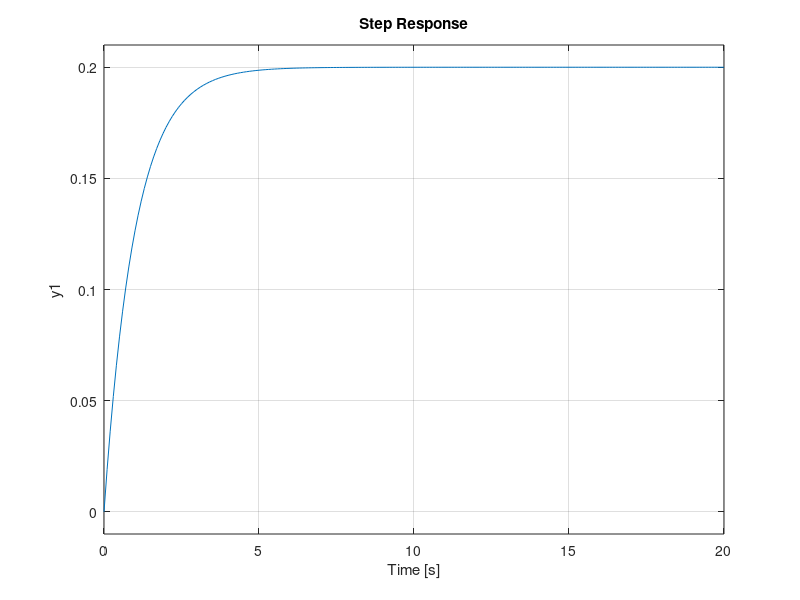

Source code (MATLAB):
% Clear
clear
clc
close all

%% Second Order Critically Damped System
% G(s) = 1 / ( s + 1 )^2
% G(s) = 1 / ( s^2 + 2s + 1)

M = 1;
B = 2;
k = 1;

H_num = [1];
H_den = [M B k]; 

H = tf(H_num,H_den)

% step response
step(H,0:0.1:20)

%% First Order System
% G(s) = 1 / ( s + 1 )

M = 0;
B = 5;
k = 5;

L_num = [1];
L_den = [M B k]; 

L = tf(L_num,L_den)

% step response
step(L,0:0.1:20)
